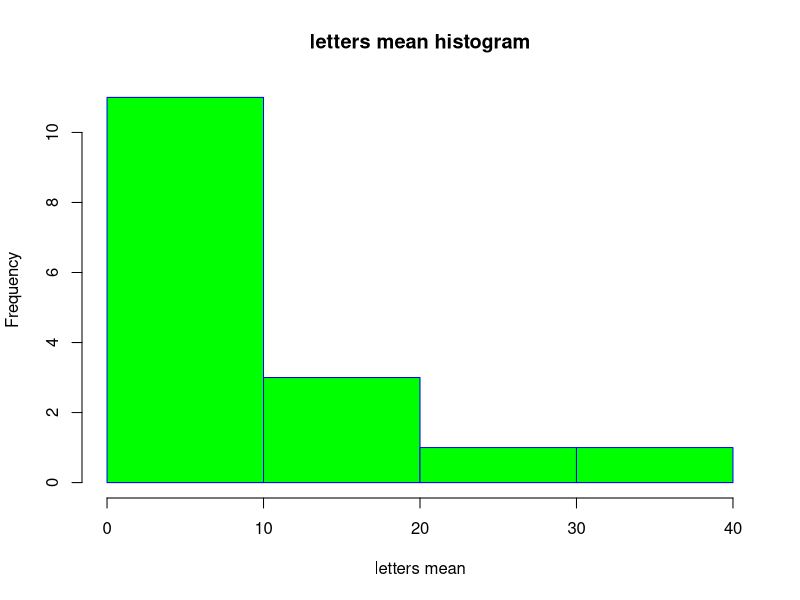
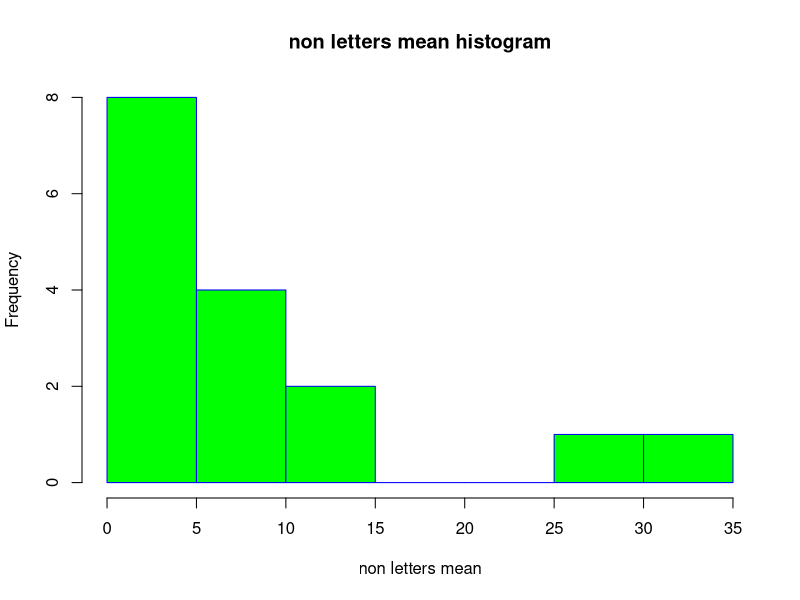

Recreate these plots in R, in order.
{
  library(readr)
  library(ggplot2)
  # matrix stats has functions for getting colMedian and standard deviation
  library(matrixStats)
  
  mydata <- read.csv("40294886_features.csv", row.names = NULL)
  calculated_features <- data.frame(mydata)
  colnames(calculated_features) <- c("Label", "Index", "nr_pix", "rows_with_1", "cols_with_1",
                                     "rows_with_3p", "cols_with_3p", "aspect_ratio", "neigh_1",
                                     "no_neigh_above","no_neigh_below","no_neigh_left","no_neigh_right",
                                     "no_neigh_horiz", "no_neigh_vert","connected_areas","eyes","custom")
  
  mydata[ , 3:18] <- as.numeric(mydata[ , 3,18])
  
  #mydata$custom <- as.numeric(mydata$custom)
  
  
  
  # 3.1
  general_histograms <- function(){
    # need to use ggplot to make each of these histograms better.
    nr_pix_hist <- hist(calculated_features$nr_pix, main = "Number of black pixels", xlab="Black pixel number", border = "blue", col = "green", las = 1)
    rows_with_1_hist <- hist(calculated_features$rows_with_1, main = "rows with 1 pixel", xlab = "Rows with 1 number", border = "blue", col = "green")
    cols_with_1_hist <- hist(calculated_features$cols_with_1, main = "columns with 1 pixel", xlab = "columns with 1 number", border = "blue", col = "green")
    rows_with_3p_hist <- hist(calculated_features$rows_with_3p, main = "rows with 3 pixels or more", xlab = "rows with 3 pixels or more", border = "blue", col = "green")
    cols_with_3p_hist <- hist(calculated_features$cols_with_3p, main = "columns with 3 pixels of more", xlab = "columns with 3 pixels or more", border = "blue", col = "green")
    aspect_ratio_hist <- hist(calculated_features$aspect_ratio, main = "aspect ratios", xlab = "aspect ratio", border = "blue", col = "green")
    
    print(nr_pix_hist)
    print(rows_with_1_hist)
    print(cols_with_1_hist)
    print(rows_with_3p_hist)
    print(cols_with_3p_hist)
    print(aspect_ratio_hist)
  }
  
  #general_histograms()
  
  
  # 3.2
  letters_calculated_features <- calculated_features[1:80,]
  non_letters_calculated_features<- calculated_features[81:140,]
  letters_calculated_features[, 18] <- as.numeric(letters_calculated_features[ , 18])
  non_letters_calculated_features[ , 18] <- as.numeric(non_letters_calculated_features[ , 18])
  
  #print(non_letters_calculated_features)
  
  # # get the mean of each column
  letters_mean <- c(colMeans(letters_calculated_features[ , 3:18]))
  non_letters_mean <- c(colMeans(non_letters_calculated_features[ , 3:18]))
  
  # get the medians of each column
  letters_median <- c(colMedians(as.matrix(letters_calculated_features[ , 3:18])))
  non_letters_median <- c(colMedians(as.matrix(non_letters_calculated_features[ , 3:18])))
  
  # print(as.matrix(non_letters_calculated_features[ , 3:18]))

  #get the standard deviation of each column
  letters_sd <- colSds(as.matrix(letters_calculated_features[, 3:18][sapply(letters_calculated_features[ , 3:18 ], is.numeric)]))
  non_letters_sd <- colSds(as.matrix(non_letters_calculated_features[ , 3:18][sapply(non_letters_calculated_features[ , 3:18], is.numeric)]))
  
  
  summary(letters_mean)
  summary(non_letters_mean)
  
  letters_mean_hist <- hist(letters_mean, main = "letters mean histogram", xlab="letters mean", border = "blue", col = "green")
  non_letters_mean_hist <- hist(non_letters_mean, main = "non letters mean histogram", xlab="non letters mean", border = "blue", col = "green")
  
  print(letters_mean_hist)
  print(non_letters_mean_hist)
  
  
  
  
}
